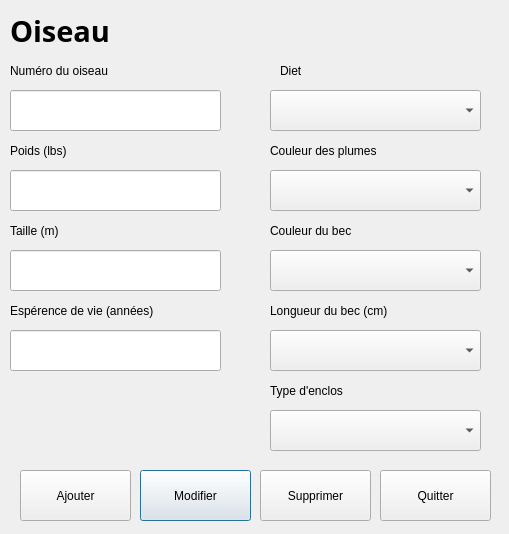
<?xml version="1.0" encoding="UTF-8"?>
<ui version="4.0">
 <class>Dialog</class>
 <widget class="QDialog" name="Dialog">
  <property name="geometry">
   <rect>
    <x>0</x>
    <y>0</y>
    <width>509</width>
    <height>534</height>
   </rect>
  </property>
  <property name="windowTitle">
   <string>Dialog</string>
  </property>
  <widget class="QLabel" name="label">
   <property name="geometry">
    <rect>
     <x>10</x>
     <y>140</y>
     <width>211</width>
     <height>21</height>
    </rect>
   </property>
   <property name="text">
    <string>Poids (lbs)</string>
   </property>
  </widget>
  <widget class="QLabel" name="label_2">
   <property name="geometry">
    <rect>
     <x>10</x>
     <y>220</y>
     <width>211</width>
     <height>21</height>
    </rect>
   </property>
   <property name="text">
    <string>Taille (m)</string>
   </property>
  </widget>
  <widget class="QLabel" name="label_3">
   <property name="geometry">
    <rect>
     <x>10</x>
     <y>300</y>
     <width>211</width>
     <height>21</height>
    </rect>
   </property>
   <property name="text">
    <string>Espérence de vie (années)</string>
   </property>
  </widget>
  <widget class="QLabel" name="label_4">
   <property name="geometry">
    <rect>
     <x>280</x>
     <y>60</y>
     <width>211</width>
     <height>21</height>
    </rect>
   </property>
   <property name="text">
    <string>Diet</string>
   </property>
  </widget>
  <widget class="QLabel" name="label_5">
   <property name="geometry">
    <rect>
     <x>10</x>
     <y>60</y>
     <width>211</width>
     <height>21</height>
    </rect>
   </property>
   <property name="text">
    <string>Numéro du oiseau</string>
   </property>
  </widget>
  <widget class="QLabel" name="label_6">
   <property name="geometry">
    <rect>
     <x>270</x>
     <y>300</y>
     <width>211</width>
     <height>21</height>
    </rect>
   </property>
   <property name="text">
    <string>Longueur du bec (cm)</string>
   </property>
  </widget>
  <widget class="QLabel" name="label_7">
   <property name="geometry">
    <rect>
     <x>270</x>
     <y>140</y>
     <width>211</width>
     <height>21</height>
    </rect>
   </property>
   <property name="text">
    <string>Couleur des plumes</string>
   </property>
  </widget>
  <widget class="QLabel" name="label_8">
   <property name="geometry">
    <rect>
     <x>270</x>
     <y>220</y>
     <width>211</width>
     <height>21</height>
    </rect>
   </property>
   <property name="text">
    <string>Couleur du bec</string>
   </property>
  </widget>
  <widget class="QLineEdit" name="lineEdit_3">
   <property name="geometry">
    <rect>
     <x>10</x>
     <y>250</y>
     <width>211</width>
     <height>41</height>
    </rect>
   </property>
  </widget>
  <widget class="QComboBox" name="comboBox_5">
   <property name="geometry">
    <rect>
     <x>270</x>
     <y>410</y>
     <width>211</width>
     <height>41</height>
    </rect>
   </property>
  </widget>
  <widget class="QLineEdit" name="lineEdit_2">
   <property name="geometry">
    <rect>
     <x>10</x>
     <y>170</y>
     <width>211</width>
     <height>41</height>
    </rect>
   </property>
  </widget>
  <widget class="QLineEdit" name="lineEdit_4">
   <property name="geometry">
    <rect>
     <x>10</x>
     <y>330</y>
     <width>211</width>
     <height>41</height>
    </rect>
   </property>
  </widget>
  <widget class="QComboBox" name="comboBox_2">
   <property name="geometry">
    <rect>
     <x>270</x>
     <y>170</y>
     <width>211</width>
     <height>41</height>
    </rect>
   </property>
  </widget>
  <widget class="QComboBox" name="comboBox_3">
   <property name="geometry">
    <rect>
     <x>270</x>
     <y>250</y>
     <width>211</width>
     <height>41</height>
    </rect>
   </property>
  </widget>
  <widget class="QPushButton" name="pushButton_3">
   <property name="geometry">
    <rect>
     <x>140</x>
     <y>470</y>
     <width>111</width>
     <height>51</height>
    </rect>
   </property>
   <property name="text">
    <string>Modifier</string>
   </property>
  </widget>
  <widget class="QPushButton" name="pushButton_4">
   <property name="geometry">
    <rect>
     <x>260</x>
     <y>470</y>
     <width>111</width>
     <height>51</height>
    </rect>
   </property>
   <property name="text">
    <string>Supprimer</string>
   </property>
  </widget>
  <widget class="QComboBox" name="comboBox">
   <property name="geometry">
    <rect>
     <x>270</x>
     <y>90</y>
     <width>211</width>
     <height>41</height>
    </rect>
   </property>
  </widget>
  <widget class="QPushButton" name="pushButton">
   <property name="geometry">
    <rect>
     <x>380</x>
     <y>470</y>
     <width>111</width>
     <height>51</height>
    </rect>
   </property>
   <property name="text">
    <string>Quitter</string>
   </property>
  </widget>
  <widget class="QLineEdit" name="lineEdit">
   <property name="geometry">
    <rect>
     <x>10</x>
     <y>90</y>
     <width>211</width>
     <height>41</height>
    </rect>
   </property>
  </widget>
  <widget class="QPushButton" name="pushButton_2">
   <property name="geometry">
    <rect>
     <x>20</x>
     <y>470</y>
     <width>111</width>
     <height>51</height>
    </rect>
   </property>
   <property name="text">
    <string>Ajouter</string>
   </property>
  </widget>
  <widget class="QComboBox" name="comboBox_4">
   <property name="geometry">
    <rect>
     <x>270</x>
     <y>330</y>
     <width>211</width>
     <height>41</height>
    </rect>
   </property>
  </widget>
  <widget class="QLabel" name="label_10">
   <property name="geometry">
    <rect>
     <x>270</x>
     <y>380</y>
     <width>211</width>
     <height>21</height>
    </rect>
   </property>
   <property name="text">
    <string>Type d'enclos</string>
   </property>
  </widget>
  <widget class="QLabel" name="label_12">
   <property name="geometry">
    <rect>
     <x>10</x>
     <y>10</y>
     <width>471</width>
     <height>41</height>
    </rect>
   </property>
   <property name="font">
    <font>
     <family>Arial Black</family>
     <pointsize>22</pointsize>
     <weight>75</weight>
     <bold>true</bold>
    </font>
   </property>
   <property name="text">
    <string>Oiseau</string>
   </property>
  </widget>
 </widget>
 <resources/>
 <connections/>
</ui>
